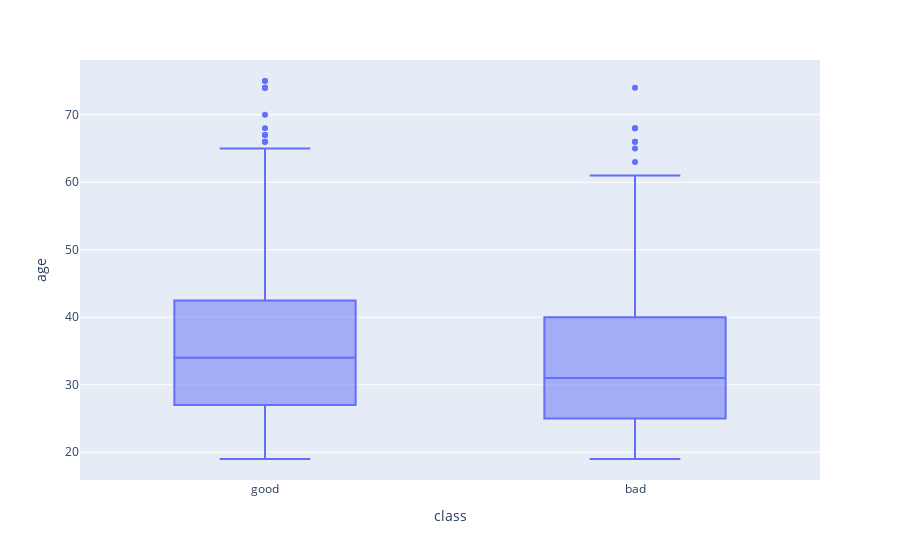

Notebook code for this chart:
### Markdown cell above
Looking at counts of good and bad credit ratings, split by employment type, there are similar proportions in each group. I would have expected unskilled people to be more classified as bad credit rating, but that's not really the case.

### Code cell
px.box(df, x='class', y='age')

### Figure 1 — Plotly figure (JSON) as saved in the notebook; plotly's stock layout.template omitted (floating-point values rounded to 4 significant figures; data arrays with more than 128 entries replaced by an {"elided": "..."} marker saying what was removed)
{"data": [{"alignmentgroup": "True", "hovertemplate": "class=%{x}<br>age=%{y}<extra></extra>", "legendgroup": "", "marker": {"color": "#636efa"}, "name": "", "notched": false, "offsetgroup": "", "orientation": "v", "showlegend": false, "type": "box", "x": {"elided": "1000 str values"}, "x0": " ", "xaxis": "x", "y": {"elided": "1000 int values"}, "y0": " ", "yaxis": "y"}], "layout": {"boxmode": "group", "legend": {"tracegroupgap": 0}, "margin": {"t": 60}, "xaxis": {"anchor": "y", "domain": [0, 1], "title": {"text": "class"}}, "yaxis": {"anchor": "x", "domain": [0, 1], "title": {"text": "age"}}}}
